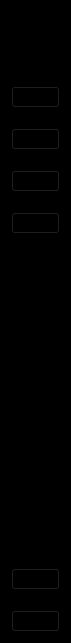
      <widget class="QWidget" name="icon_only_widget" native="true">
       <property name="minimumSize">
        <size>
         <width>71</width>
         <height>0</height>
        </size>
       </property>
       <property name="maximumSize">
        <size>
         <width>71</width>
         <height>16777215</height>
        </size>
       </property>
       <property name="styleSheet">
        <string notr="true">QWidget{
	background-color: rgb(0, 0, 0);
}


QPushButton:checked{
  
background-color: rgb(255, 255, 255);
  border-radius:3px;
}</string>
       </property>
       <layout class="QVBoxLayout" name="verticalLayout_10">
        <property name="topMargin">
         <number>30</number>
        </property>
        <item>
         <layout class="QHBoxLayout" name="horizontalLayout_2">
          <item>
           <spacer name="horizontalSpacer_2">
            <property name="orientation">
             <enum>Qt::Orientation::Horizontal</enum>
            </property>
            <property name="sizeHint" stdset="0">
             <size>
              <width>13</width>
              <height>20</height>
             </size>
            </property>
           </spacer>
          </item>
          <item>
           <widget class="QLabel" name="label_4">
            <property name="maximumSize">
             <size>
              <width>40</width>
              <height>40</height>
             </size>
            </property>
            <property name="text">
             <string/>
            </property>
            <property name="pixmap">
             <pixmap resource="ressources.qrc">:/icones/logo.png</pixmap>
            </property>
            <property name="scaledContents">
             <bool>true</bool>
            </property>
           </widget>
          </item>
          <item>
           <spacer name="horizontalSpacer">
            <property name="orientation">
             <enum>Qt::Orientation::Horizontal</enum>
            </property>
            <property name="sizeHint" stdset="0">
             <size>
              <width>13</width>
              <height>20</height>
             </size>
            </property>
           </spacer>
          </item>
         </layout>
        </item>
        <item>
         <layout class="QVBoxLayout" name="verticalLayout_7">
          <property name="spacing">
           <number>20</number>
          </property>
          <property name="topMargin">
           <number>30</number>
          </property>
          <item>
           <widget class="QPushButton" name="dashboard_1">
            <property name="text">
             <string/>
            </property>
            <property name="icon">
             <iconset resource="ressources.qrc">
              <normaloff>:/icones/dashboardsmall1.png</normaloff>
              <normalon>:/icones/dashboardsmall2.png</normalon>:/icones/dashboardsmall1.png</iconset>
            </property>
            <property name="checkable">
             <bool>true</bool>
            </property>
            <property name="autoExclusive">
             <bool>true</bool>
            </property>
           </widget>
          </item>
          <item>
           <widget class="QPushButton" name="institution_1">
            <property name="text">
             <string/>
            </property>
            <property name="icon">
             <iconset resource="ressources.qrc">
              <normaloff>:/icones/institutionsmall1.png</normaloff>
              <normalon>:/icones/institutionsmall2.png</normalon>:/icones/institutionsmall1.png</iconset>
            </property>
            <property name="iconSize">
             <size>
              <width>100</width>
              <height>16</height>
             </size>
            </property>
            <property name="checkable">
             <bool>true</bool>
            </property>
            <property name="autoExclusive">
             <bool>true</bool>
            </property>
           </widget>
          </item>
          <item>
           <widget class="QPushButton" name="pointage_1">
            <property name="text">
             <string/>
            </property>
            <property name="icon">
             <iconset resource="ressources.qrc">
              <normaloff>:/icones/teacherssmall1.png</normaloff>
              <normalon>:/icones/teacherssmall2.png</normalon>:/icones/teacherssmall1.png</iconset>
            </property>
            <property name="iconSize">
             <size>
              <width>100</width>
              <height>20</height>
             </size>
            </property>
            <property name="checkable">
             <bool>true</bool>
            </property>
            <property name="autoExclusive">
             <bool>true</bool>
            </property>
           </widget>
          </item>
          <item>
           <widget class="QPushButton" name="employe_1">
            <property name="text">
             <string/>
            </property>
            <property name="icon">
             <iconset resource="ressources.qrc">
              <normaloff>:/icones/studentssmall1.png</normaloff>
              <normalon>:/icones/studentssmall2.png</normalon>:/icones/studentssmall1.png</iconset>
            </property>
            <property name="iconSize">
             <size>
              <width>100</width>
              <height>20</height>
             </size>
            </property>
            <property name="checkable">
             <bool>true</bool>
            </property>
            <property name="autoExclusive">
             <bool>true</bool>
            </property>
           </widget>
          </item>
         </layout>
        </item>
        <item>
         <spacer name="verticalSpacer">
          <property name="orientation">
           <enum>Qt::Orientation::Vertical</enum>
          </property>
          <property name="sizeHint" stdset="0">
           <size>
            <width>20</width>
            <height>328</height>
           </size>
          </property>
         </spacer>
        </item>
        <item>
         <layout class="QVBoxLayout" name="verticalLayout_8">
          <property name="spacing">
           <number>20</number>
          </property>
          <item>
           <widget class="QPushButton" name="setting_1">
            <property name="text">
             <string/>
            </property>
            <property name="icon">
             <iconset resource="ressources.qrc">
              <normaloff>:/icones/settingssmall1.png</normaloff>
              <normalon>:/icones/settingssmall2.png</normalon>:/icones/settingssmall1.png</iconset>
            </property>
            <property name="iconSize">
             <size>
              <width>100</width>
              <height>20</height>
             </size>
            </property>
            <property name="checkable">
             <bool>true</bool>
            </property>
            <property name="autoExclusive">
             <bool>true</bool>
            </property>
           </widget>
          </item>
          <item>
           <widget class="QPushButton" name="sign_1">
            <property name="text">
             <string/>
            </property>
            <property name="icon">
             <iconset resource="ressources.qrc">
              <normaloff>:/icones/signoutsmall1.png</normaloff>
              <normalon>:/icones/signoutsmall2.png</normalon>:/icones/signoutsmall1.png</iconset>
            </property>
            <property name="iconSize">
             <size>
              <width>100</width>
              <height>16</height>
             </size>
            </property>
            <property name="checkable">
             <bool>true</bool>
            </property>
            <property name="autoExclusive">
             <bool>true</bool>
            </property>
           </widget>
          </item>
         </layout>
        </item>
       </layout>
      </widget>
